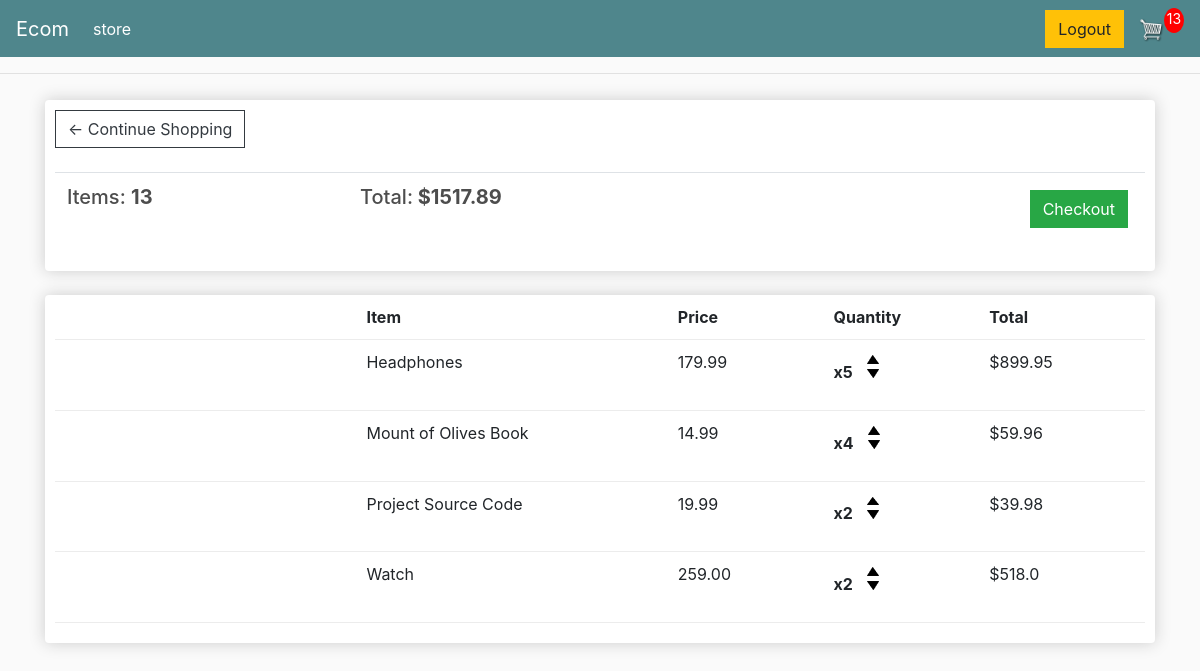
The app's page /cart/ (signed in), older data.
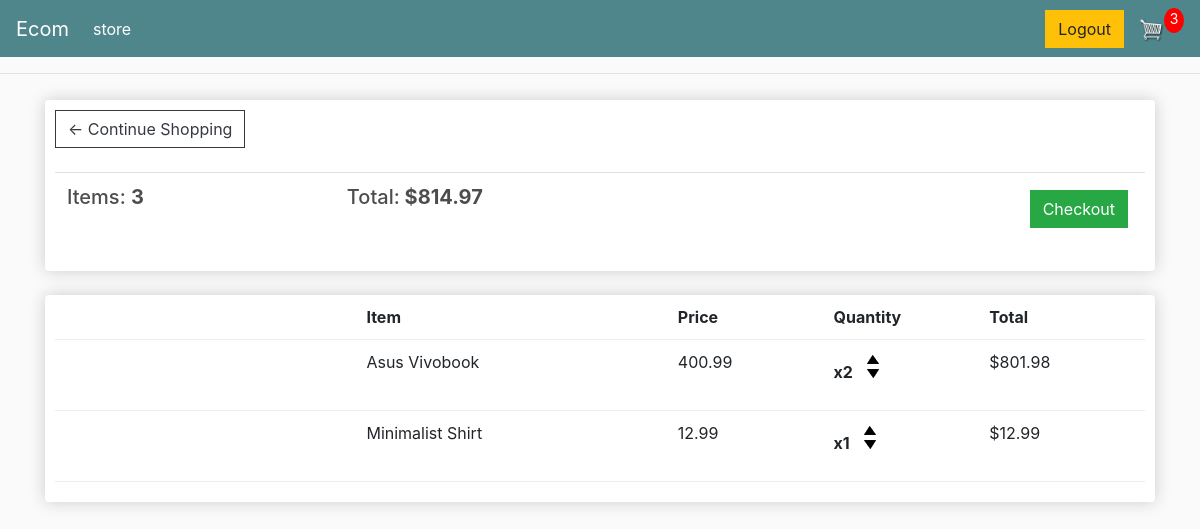
The same page, newer data.
### store/models.py (models this page shows, shortened)
class Order(models.Model):
    customer = models.ForeignKey(Customer , on_delete=models.SET_NULL , null=True , blank = True)
    date_ordered = models.DateTimeField(auto_now_add=True)
    complete = models.BooleanField(default=False)
    transaction_id = models.CharField(max_length=100 , null=True)
    @property
    def get_cart_total(self):
        orderitems =  self.orderitem_set.all()
        total = sum([item.get_total for item in orderitems])
        return total
    @property
    def get_cart_items(self):
        orderitems = self.orderitem_set.all()
        total = sum([item.quantity for item in orderitems])
        return total

class OrderItem(models.Model):
    product = models.ForeignKey(Product , on_delete=models.SET_NULL , null=True )
    order = models.ForeignKey(Order , on_delete=models.SET_NULL , null=True )
    quantity = models.IntegerField(default=0 , blank=True , null=True)
    date_added = models.DateTimeField(auto_now_add=True)
    @property
    def get_total(self):
        total = self.product.price * self.quantity
        return total

class Product(models.Model):
    name = models.CharField(max_length=200)
    price = models.FloatField()
    digital = models.BooleanField(default=False , null=True , blank=True)
    image = CloudinaryField('image')
    @property
    def imageURL(self):
        try:
            url = self.image.url
        except:
            url = ''
        return url

### store/views.py (the view)
# urls.py: path('cart/' ,views.cart, name='cart'),
@login_required
def cart(request):
    if request.user.is_authenticated:
        customer = request.user.customer
        order,created = Order.objects.get_or_create(customer = customer , complete = False)
        items = order.orderitem_set.all()
        cart_items = order.get_cart_items
    else:
        items = []
        order = {'get_cart_total':0 , 'get_cart_items':0 ,'shippping':False}
        cart_items = order['get_cart_items']
    context = {'items':items , 'order':order , 'cart_items': cart_items}
    return render(request,'store/cart.html' , context)

### store/templates/store/cart.html (shortened to what this page needs)
{% extends 'store/main.html' %}
{% load static %}
{% load i18n %}
{% block content %}
<div class="row">
	<div class="col-lg-12">
		<div class="box-element">
            <a href="{% url 'store' %}" class="btn btn-outline-dark">&#x2190; Continue Shopping</a>
            <br>
            <br>
            <table class="table">
                <tr>
                    <th><h5>Items: <strong>{{order.get_cart_items}}</strong></h5></th>
                    <th><h5>Total:<strong> ${{order.get_cart_total|floatformat:2}}</strong></h5></th>
                    <th>
                        <a  style="float:right; margin:5px;" class="btn btn-success" href="{% url 'checkout' %}">Checkout</a>
                    </th>
                </tr>
            </table>
        </div>
		<br>
		<div class="box-element">
            <div class="cart-row">
                <div style="flex:2"></div>
                <div style="flex:2"><strong>Item</strong></div>
                <div style="flex:1"><strong>Price</strong></div>
                <div style="flex:1"><strong>Quantity</strong></div>
                <div style="flex:1"><strong>Total</strong></div>
            </div>
            {% for item in items %}
            <div class="cart-row">
                <div style="flex:2"><img class="row-image" src="{{item.product.imageURL}}"></div>
                <div style="flex:2"><p>{{item.product.name}}</p></div>
                <div style="flex:1"><p>{{item.product.price |floatformat:2}}</p></div>
                <div style="flex:1">
                    <p class="quantity">x{{item.quantity}}</p>
                    <div class="quantity">
                        <img data-product="{{item.product.id}}" data-action="add" class="chg-quantity update-cart"  src="{% static  'images/arrow-up.png' %}">
                        <img data-product="{{item.product.id}}" data-action="remove" class="chg-quantity update-cart" src="{% static  'images/arrow-down.png' %}">
                    </div>
                </div>
                <div style="flex:1"><p>${{item.get_total}}</p></div>
            </div>
            {% endfor %}
        </div>
	</div>
</div>
{% endblock content %}

Row changes from the older to the newer data that the page shows:
removed OrderItem: product.name "Headphones", product.price "179.99", quantity "5", get_total "899.95"
removed OrderItem: product.name "Mount of Olives Book", product.price "14.99", quantity "4", get_total "59.96"
removed OrderItem: product.name "Project Source Code", product.price "19.99", quantity "2", get_total "39.98"
removed OrderItem: product.name "Watch", product.price "259.00", quantity "2", get_total "518.0"
changed Order: get_cart_items "13" → "3"; get_cart_total "1517.89" → "814.97"
added OrderItem: product.name "Asus Vivobook", product.price "400.99", quantity "2", get_total "801.98"
added OrderItem: product.name "Minimalist Shirt", product.price "12.99", quantity "1", get_total "12.99"
Text that changed along with them:
{{ cart_items }}: "13" → "3"
